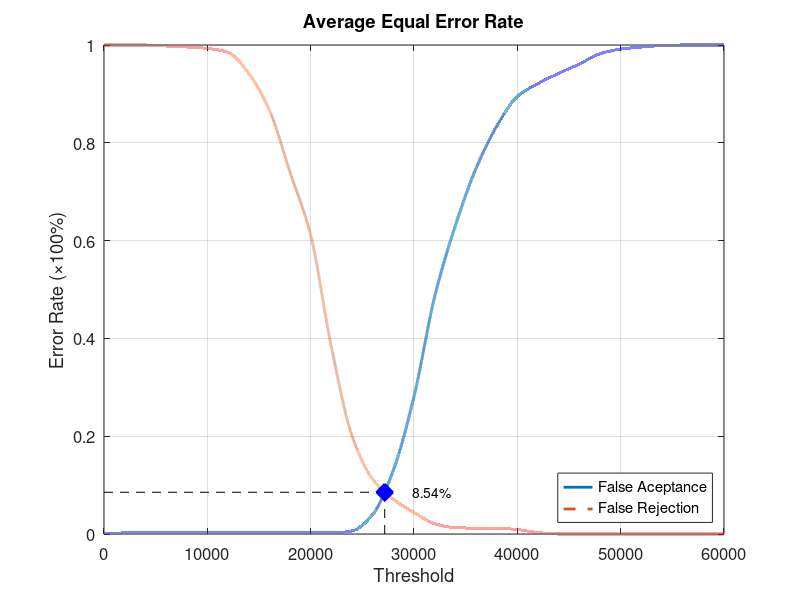
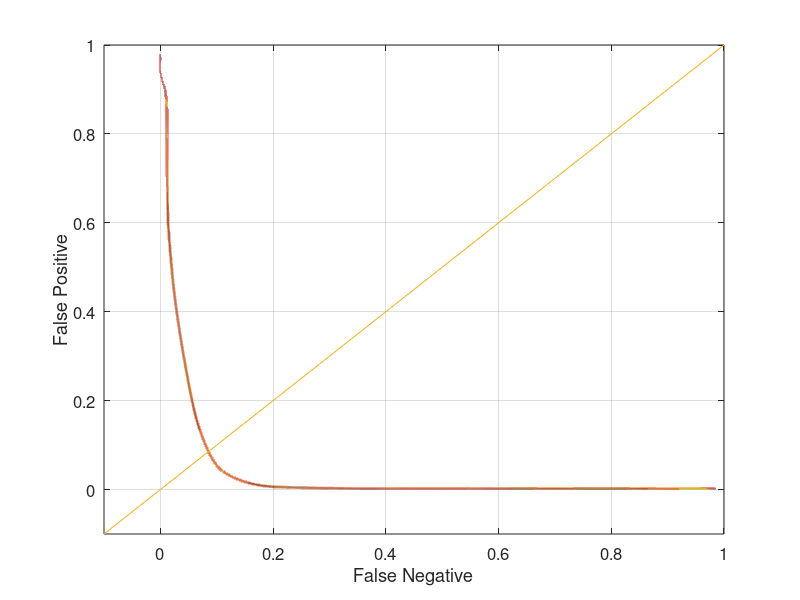

The MATLAB source for these figures, in order:
function yEER = Database1Average
close all;
clear;
clc;
x = 0:2000:60000;
xq = 0:0.5:60000;

y0 = [0 0.00210526 0.00210526 0.00210526 0.00210526 0.00210526 0.00210526 0.00210526 0.00210526 0.00210526 0.00210526 0.00210526 0.00631579 0.04 0.130526 0.281053 0.485263 0.630526 0.747368 0.833684 0.894737 0.921053 0.942105 0.961053 0.982105 0.991579 0.995789 0.998947 1 1 1];
yy0 = interp1(x, y0, xq, 'pchip');
y1 = [1 1 1 0.998 0.996 0.993 0.985 0.942 0.867 0.74 0.611 0.383 0.201 0.112 0.071 0.044 0.021 0.013 0.012 0.012 0.009 0.003 0 0 0 0 0 0 0 0 0];
yy1 = interp1(x, y1, xq, 'pchip');

% Calculating EER: 
y2 = abs(y0 - y1);
find(y2 == min(y2))
yy2 = abs(yy0 - yy1);
xEER = find(yy2 == min(yy2));
xEERIndex = xq(xEER) % X-axis EER
yEER = yy0(xEER) % Y-axis EER

main = figure
plot(xq, yy0,'-','LineWidth', 2);	hold on
plot(xq, yy1,'--','LineWidth', 2);	hold on
plot([xEERIndex xEERIndex], [0 yEER], 'k--');	hold on
plot([0 xEERIndex], [yEER yEER], 'k--');	hold on
plot(xEERIndex, yEER, 'bx', 'LineWidth', 10);	hold on
text(xEERIndex + 10 * xEERIndex / 100, yEER, [num2str(round((10000 * yEER)) / 100) '%'])
legend('False Aceptance', 'False Rejection', 'Location', 'SouthEast')
xlabel('Threshold')
ylabel('Error Rate (\times100%)')
title('Average Equal Error Rate')
set(gca, 'FontSize', 12)
axis([0 60000 0 1])
grid on

print(main, 'Database1AverageMain', '-dpng');
FNRxFPR = figure('Color', [1 1 1]);
plot(yy1, yy0, '-', yy1, yy0, 'LineWidth', 2);
hold on
y = -0.1:0.1:1
plot(y, y); 
set(gca, 'FontSize', 12)
xlabel('False Negative')
ylabel('False Positive')
axis([-0.1 1 -0.1 1])
set(gca, 'FontSize', 12)
grid on

print(FNRxFPR, 'Database1AverageFNRxFPR','-dpng');
end
